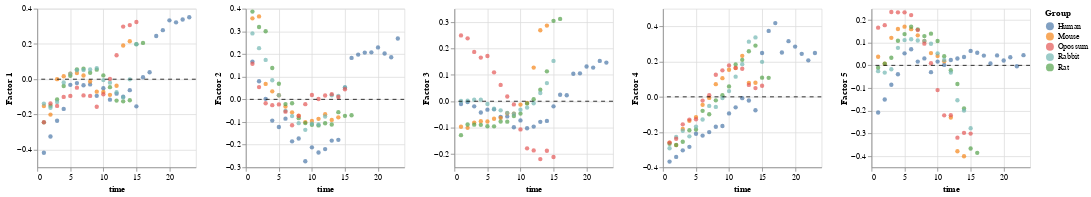

The notebook cell this image was saved under:
### Code cell
plot_factors_covariate_1d(model, "time")
